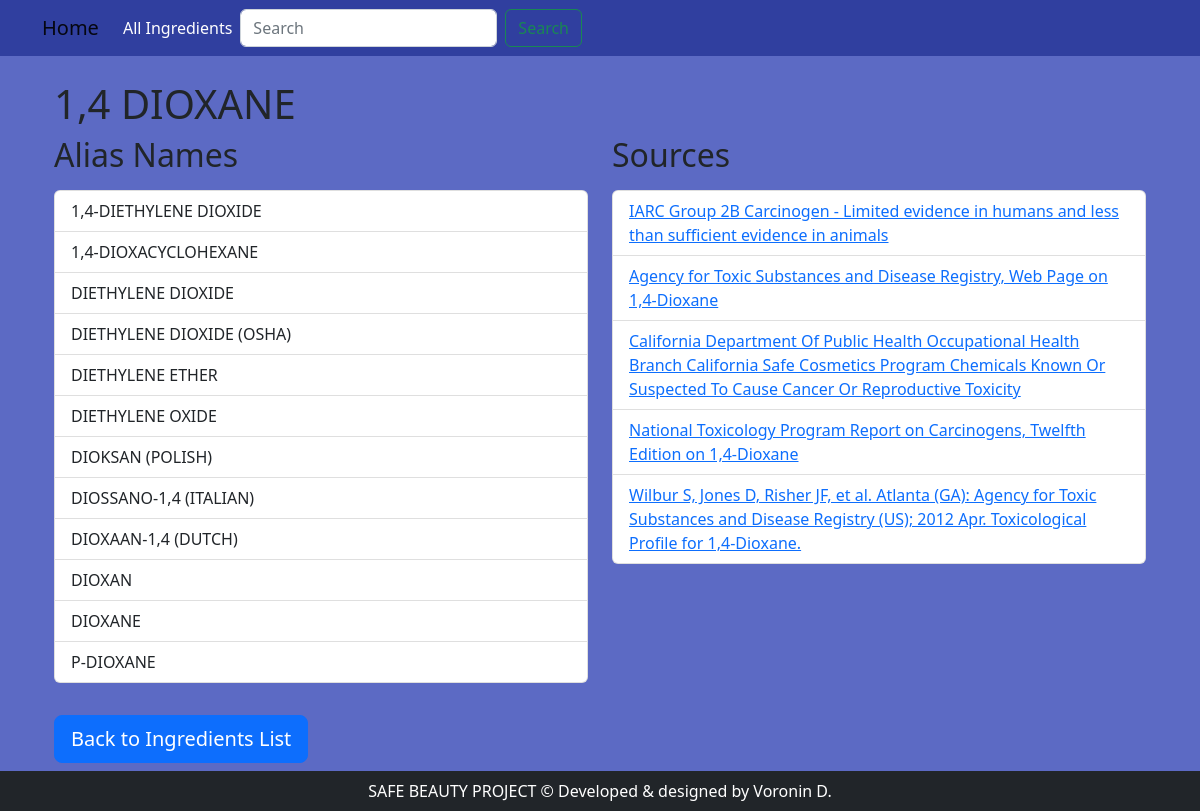
The app's page /ingredient/3/ with its own data.
### mainapp/models.py (models this page shows, shortened)
class Ingredient(models.Model):
    cas_number = models.CharField(max_length=20, blank=True, null=True)
    created_at = models.DateTimeField(default=timezone.now, null=False)
    id = models.AutoField(primary_key=True)
    inci_name = models.CharField(max_length=255, blank=True, null=True)
    more_info = models.TextField(blank=True, null=True)
    name = models.CharField(max_length=255, blank=True, null=True)
    organic = models.BooleanField(null=True)
    pubmed_count = models.IntegerField(blank=True, null=True)
    pubmed_term = models.CharField(max_length=255, blank=True, null=True)
    usage = models.TextField(blank=True, null=True)
    explanation = models.TextField(blank=True, null=True)
    notes = models.TextField(blank=True, null=True)
    updated_at = models.DateTimeField(default=timezone.now, null=False)

class IngredientAliasName(models.Model):
    ingredient = models.ForeignKey(Ingredient, on_delete=models.CASCADE, related_name='ingredient_alias_names')
    name = models.CharField(max_length=255, blank=True, null=True)

class Source(models.Model):
    ingredient = models.ForeignKey(Ingredient, on_delete=models.CASCADE, related_name='sources')
    created_at = models.DateTimeField(default=timezone.now, null=False)
    id = models.AutoField(primary_key=True)
    link = models.URLField(default="Ссылки на источник временно недоступны", blank=True, null=True)
    name = models.CharField(max_length=255, blank=True, null=True)
    short_name = models.CharField(max_length=255, blank=True, null=True)
    updated_at = models.DateTimeField(default=timezone.now, null=False)

### mainapp/views.py (the view)
# urls.py: path('ingredient/<int:pk>/', IngredientDetailView.as_view(), name='ingredient_detail'),
class IngredientDetailView(DetailView):
    model = Ingredient
    template_name = 'mainapp/ingredient_detail.html'
    context_object_name = 'ingredient'
    def get_context_data(self, **kwargs):
        context = super().get_context_data(**kwargs)
        ingredient = self.object
        sources = ingredient.sources.all()
        context['sources'] = sources
        return context

### mainapp/templates/mainapp/ingredient_detail.html (shortened to what this page needs)
{% extends 'base.html' %}
{% block content %}
<div class="container mt-4">
    <h1>{{ ingredient.name }}</h1>
    <div class="row">
        <div class="col-md-6">
            <h2>Alias Names</h2>
            <ul class="list-group mt-3">
                {% for alias in ingredient.ingredient_alias_names.all %}
                <li class="list-group-item">{{ alias.name }}</li>
                {% endfor %}
            </ul>
        </div>
        <div class="col-md-6">
            <h2>Sources</h2>
            <ul class="list-group mt-3">
                {% for source in sources %}
                <li class="list-group-item">
                    <a href="{{ source.link }}">{{ source.name }}</a>
                </li>
                {% endfor %}
            </ul>
        </div>
    </div>
    <div class="mt-3 mb-5">
        <a class="btn btn-primary btn-lg mt-3" href="{% url 'ingredient_list' %}">
             Back to Ingredients List
        </a>
    </div>
</div>
{% endblock %}

### templates/base.html (style rules this page uses)
body { background-color: #5c6ac4; }

### records on screen
Ingredient: name "1,4 DIOXANE"
IngredientAliasName: name "1,4-DIETHYLENE DIOXIDE"
IngredientAliasName: name "1,4-DIOXACYCLOHEXANE"
IngredientAliasName: name "DIETHYLENE DIOXIDE"
IngredientAliasName: name "DIETHYLENE DIOXIDE (OSHA)"
IngredientAliasName: name "DIETHYLENE ETHER"
IngredientAliasName: name "DIETHYLENE OXIDE"
IngredientAliasName: name "DIOKSAN (POLISH)"
IngredientAliasName: name "DIOSSANO-1,4 (ITALIAN)"
IngredientAliasName: name "DIOXAAN-1,4 (DUTCH)"
IngredientAliasName: name "DIOXAN"
IngredientAliasName: name "DIOXANE"
IngredientAliasName: name "P-DIOXANE"
Source: name "IARC Group 2B Carcinogen - Limited evidence in humans and less than sufficient evidence in animals"
Source: name "Agency for Toxic Substances and Disease Registry, Web Page on 1,4-Dioxane"
Source: name "California Department Of Public Health Occupational Health Branch California Safe Cosmetics Program Chemicals Known Or Suspected To Cause Cancer Or Reproductive Toxicity"
Source: name "National Toxicology Program Report on Carcinogens, Twelfth Edition on 1,4-Dioxane"
Source: name "Wilbur S, Jones D, Risher JF, et al. Atlanta (GA): Agency for Toxic Substances and Disease Registry (US); 2012 Apr. Toxicological Profile for 1,4-Dioxane."
